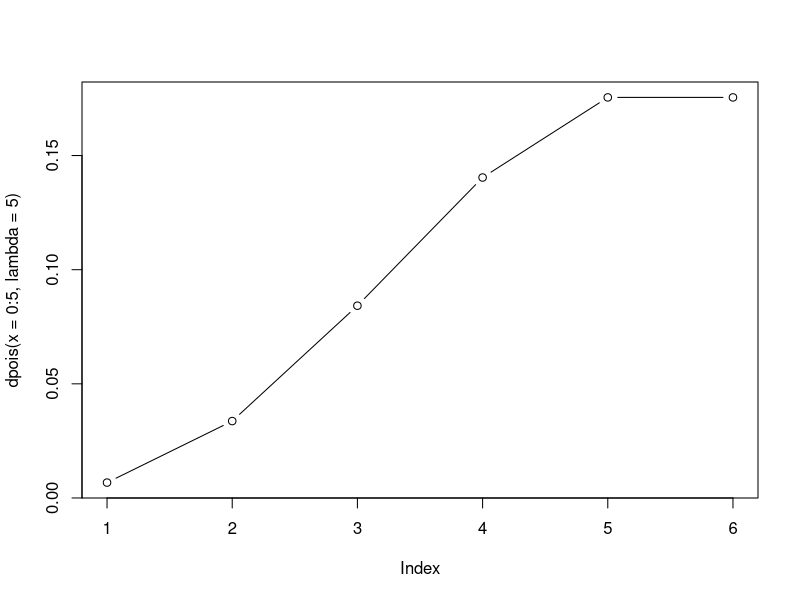

Reproduce this figure in R. (Note: this script raises an error after producing the figure.)


#logical; if TRUE (default), probabilities are P[X ??? x], otherwise, P[X > x].



#######################
#POISSON EXEMPLO 5 CHAMADAS/H/FDS



dpois(x = 3, lambda = 5) #3 CHAMADAS EM 1H
dpois(x = 0, lambda = 5) #NAO RECEBER CHAMADAS

1 - (dpois(x = 0, lambda = 5) +
  dpois(x = 1, lambda = 5)) #PELO MENOS 2 CHAMADAS

ppois(1, lambda = 5, lower = FALSE) #PELO MENOS 2 CHAMADAS (OU O COMPLEMENTAR 1-P(X<2))


plot(dpois(x = 0:5, lambda = 5), type = "b")
#usando ggplot2
ggplot2::ggplot(data.frame(x=c(0:5)), aes(x)) +
  geom_line(aes(y=dpois(x, 5)), colour="red") 

  
#usando ggplot direito
df_dpois_chamadas <- data.frame(n_de_chamadas_ph = 0:5, prob = dpois(x = 0:5, lambda = 5))
ggplot2::ggplot(data = df_dpois_chamadas, mapping = aes(x = n_de_chamadas_ph, y = prob)) +
  geom_line() +
  geom_text(aes(label = round(prob,4), y = prob + 0.01),
            position = position_dodge(0.9),
            size = 3,
            vjust = 0) +
  labs(title = "Distribui??o de Poisson",
       subtitle = "Chamadas: Probabilidade de 0 a 5 por hora num fim de semana.",
       x = "Sucessos (x)",
       y = "Probabilidade")


#### USANDO GGPLOT MAS COM BARRAS
df_dpois_chamadas <- data.frame(n_de_chamadas_ph = 0:5, prob = dpois(x = 0:5, lambda = 5))
ggplot2::ggplot(data = df_dpois_chamadas, mapping = aes(x = n_de_chamadas_ph, y = prob)) +
  geom_col() +
  geom_text(aes(label = round(prob,4), y = prob + 0.01),
            position = position_dodge(0.9),
            size = 3,
            vjust = 0) +
  labs(title = "Distribui??o de Poisson",
       subtitle = "Chamadas: Probabilidade de 0 a 5 por hora num fim de semana.",
       x = "Sucessos (x)",
       y = "Probabilidade")
  
  


ggplot2::ggplot(transform(data.frame(x=c(0:5)), y=dpois(x, 5)), aes(x, y)) + 
  geom_bar(stat="identity")



#### PLOT

options(scipen = 999, digits = 2) # sig digits

events <- 0:5
density <- dpois(x = events, lambda = 5)
prob <- ppois(q = events, lambda = 5, lower.tail = TRUE)
df_poisson <- data.frame(events, density, prob)
ggplot2::ggplot(df_poisson, aes(x = factor(events), y = density)) +
  geom_col() +
  geom_text(
    aes(label = round(density,2), y = density + 0.01),
    position = position_dodge(0.9),
    size = 3,
    vjust = 0
  ) +
  labs(title = "PMF and CDF of Poisson Distribution",
       subtitle = "P(3).",
       x = "Events (x)",
       y = "Density") +
  geom_line(data = df_poisson, aes(x = events, y = prob))









